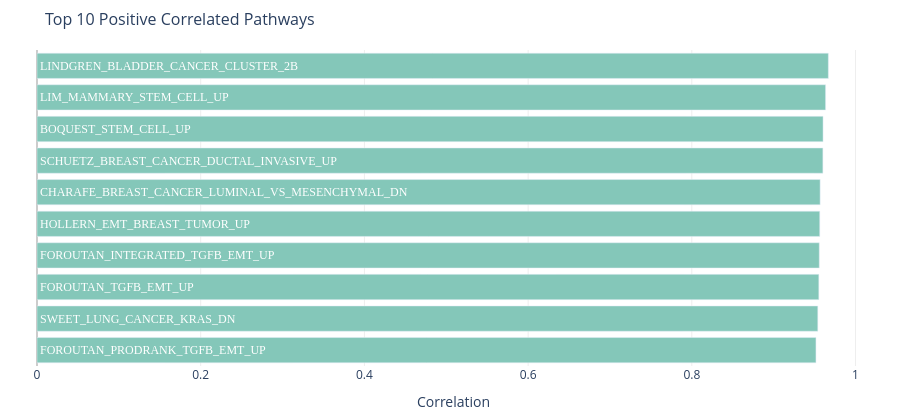

Here is the notebook cell this chart was saved with:
### Markdown cell above
#### 3.3.1 Top 10 Positively Correlated Pathways

### Code cell
wf.plot_top_pathways(result, n=10, mode='positive',
                     title='Top 10 Positive Correlated Pathways').show()

### Figure 1 — Plotly figure (JSON) as saved in the notebook; plotly's stock layout.template omitted (floating-point values rounded to 4 significant figures)
{"data": [{"customdata": [["EMT_M_PC1", 2.568e-62], ["EMT_M_PC1", 1.621e-63], ["EMT_M_PC1", 3.351e-64], ["EMT_M_PC1", 1.63e-64], ["EMT_M_PC1", 7.542e-65], ["EMT_M_PC1", 4.082e-65], ["EMT_M_PC1", 3.893e-67], ["EMT_M_PC1", 2.871e-67], ["EMT_M_PC1", 2.606e-69], ["EMT_M_PC1", 9.572e-72]], "hovertemplate": "<b>%{y}</b><br>vs %{customdata[0]}<br>r = %{x:.3f}<br>p = %{customdata[1]:.2e}<extra></extra>", "insidetextanchor": "start", "marker": {"color": "#84C7B9"}, "orientation": "h", "text": ["FOROUTAN_PRODRANK_TGFB_EMT_UP", "SWEET_LUNG_CANCER_KRAS_DN", "FOROUTAN_TGFB_EMT_UP", "FOROUTAN_INTEGRATED_TGFB_EMT_UP", "HOLLERN_EMT_BREAST_TUMOR_UP", "CHARAFE_BREAST_CANCER_LUMINAL_VS_MESENCHYMAL_DN", "SCHUETZ_BREAST_CANCER_DUCTAL_INVASIVE_UP", "BOQUEST_STEM_CELL_UP", "LIM_MAMMARY_STEM_CELL_UP", "LINDGREN_BLADDER_CANCER_CLUSTER_2B"], "textfont": {"color": "white", "family": "Arial Black", "size": 12}, "textposition": "inside", "type": "bar", "x": [0.9516, 0.9539, 0.9551, 0.9557, 0.9563, 0.9567, 0.9601, 0.9603, 0.9634, 0.9668], "y": ["FOROUTAN_PRODRANK_TGFB_EMT_UP", "SWEET_LUNG_CANCER_KRAS_DN", "FOROUTAN_TGFB_EMT_UP", "FOROUTAN_INTEGRATED_TGFB_EMT_UP", "HOLLERN_EMT_BREAST_TUMOR_UP", "CHARAFE_BREAST_CANCER_LUMINAL_VS_MESENCHYMAL_DN", "SCHUETZ_BREAST_CANCER_DUCTAL_INVASIVE_UP", "BOQUEST_STEM_CELL_UP", "LIM_MAMMARY_STEM_CELL_UP", "LINDGREN_BLADDER_CANCER_CLUSTER_2B"]}], "layout": {"height": 420, "margin": {"b": 50, "l": 20, "r": 30, "t": 50}, "paper_bgcolor": "white", "plot_bgcolor": "white", "title": {"font": {"size": 16}, "text": "Top 10 Positive Correlated Pathways"}, "xaxis": {"gridcolor": "#eee", "showgrid": true, "title": {"text": "Correlation"}, "zeroline": true, "zerolinecolor": "#ccc"}, "yaxis": {"showticklabels": false, "title": {"text": ""}}}}
